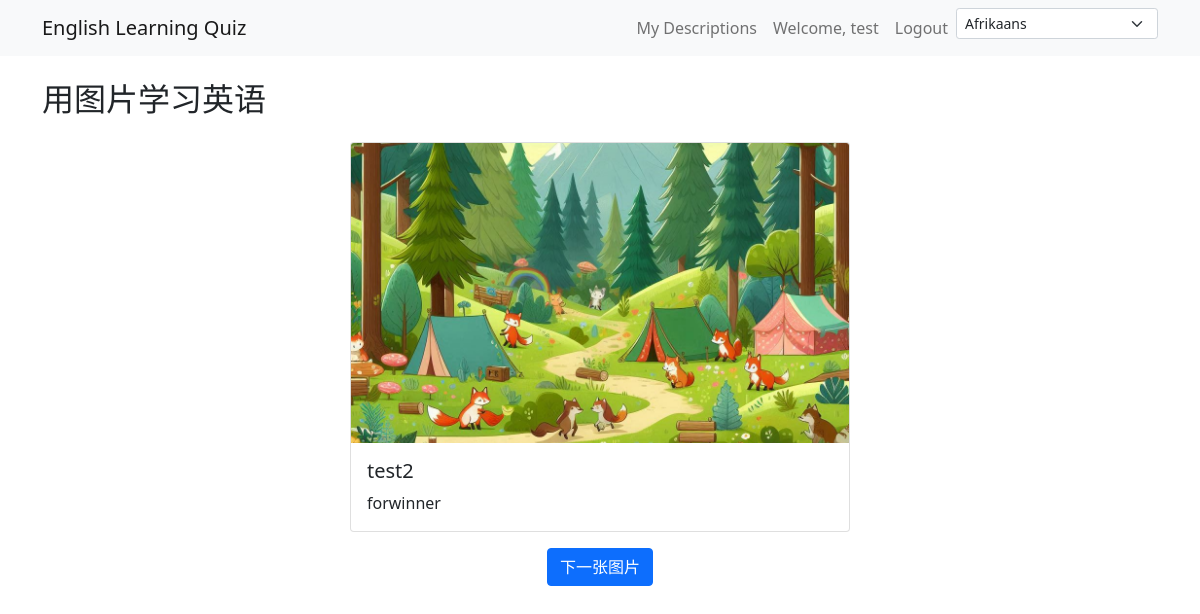
Screenshot of /quiz/learn-with-images/ (signed in) with the database file from the repository.
### quiz/models.py (models this page shows, shortened)
class QuizImage(models.Model):
    title = models.CharField(max_length=200, verbose_name='标题')
    image = models.ImageField(upload_to='quiz_images/%Y/%m/%d/', verbose_name='图片')
    upload_date = models.DateTimeField(auto_now_add=True, verbose_name='上传时间')
    description = models.TextField(blank=True, verbose_name='描述')
    class Meta:
        ordering = ['-upload_date']

### quiz/views.py (the view)
# urls.py: path('learn-with-images/', views.learn_with_images, name='learn_with_images'),
def learn_with_images(request):
    all_images = QuizImage.objects.all()
    random_image = random.choice(all_images) if all_images else None
    return render(request, 'quiz/learn_with_images.html', {
        'random_image': random_image
    })

### quiz/templates/quiz/learn_with_images.html
{% extends 'quiz/base.html' %}
{% block content %}
<div class="container">
    <h2 class="mb-4">用图片学习英语</h2>
    {% if random_image %}
    <div class="card mt-4" style="max-width: 500px; margin: 0 auto;">
        <div style="height: 300px; overflow: hidden;">
            <img src="{{ random_image.image.url }}" class="card-img-top" alt="{{ random_image.title }}"
                 style="width: 100%; height: 100%; object-fit: cover;">
        </div>
        <div class="card-body">
            <h5 class="card-title">{{ random_image.title }}</h5>
            {% if random_image.description %}
            <p class="card-text">{{ random_image.description }}</p>
            {% endif %}
        </div>
    </div>
    <div class="text-center mt-3">
        <a href="{% url 'quiz:learn_with_images' %}" class="btn btn-primary">下一张图片</a>
    </div>
    {% else %}
    <p class="mt-4">暂无图片</p>
    {% endif %}
</div>
{% endblock %}

### quiz/templates/quiz/base.html (shortened to what this page needs)
{% load i18n %}
<!DOCTYPE html>
<html lang="{{ LANGUAGE_CODE }}">
<head>
    <link href="https://cdn.jsdelivr.net/npm/bootstrap@5.1.3/dist/css/bootstrap.min.css" rel="stylesheet">
</head>
<body>
    <nav class="navbar navbar-expand-lg navbar-light bg-light">
        <div class="container">
            <a class="navbar-brand" href="{% url 'quiz:index' %}">{% trans "English Learning Quiz" %}</a>
            <div class="navbar-nav ms-auto">
                {% if user.is_authenticated %}
                    <a class="nav-item nav-link" href="{% url 'quiz:my_descriptions' %}">{% trans "My Descriptions" %}</a>
                    <span class="nav-item nav-link">{% trans "Welcome" %}, {{ user.username }}</span>
                    <a class="nav-item nav-link" href="{% url 'quiz:logout' %}">{% trans "Logout" %}</a>
                {% else %}
                    <a class="nav-item nav-link" href="{% url 'quiz:login' %}">{% trans "Login" %}</a>
                    <a class="nav-item nav-link" href="{% url 'quiz:register' %}">{% trans "Register" %}</a>
                {% endif %}
                <form action="/i18n/setlang/" method="post" class="d-inline">
                    <select name="language" onchange="this.form.submit()" class="form-select form-select-sm">
                        {% get_current_language as LANGUAGE_CODE %}
                        {% get_available_languages as LANGUAGES %}
                        {% for lang_code, lang_name in LANGUAGES %}
                            <option value="{{ lang_code }}" {% if lang_code == LANGUAGE_CODE %}selected{% endif %}>
                                {{ lang_name }}
                            </option>
                        {% endfor %}
                    </select>
                </form>
            </div>
        </div>
    </nav>
    <main class="py-4">
        {% block content %}
        {% endblock %}
    </main>
</body>
</html>

### rows the page displays
QuizImage: image (picture), title "test2", description "forwinner"

### other values shown
{{ user.username }} "test"
form field language "Afrikaans"
